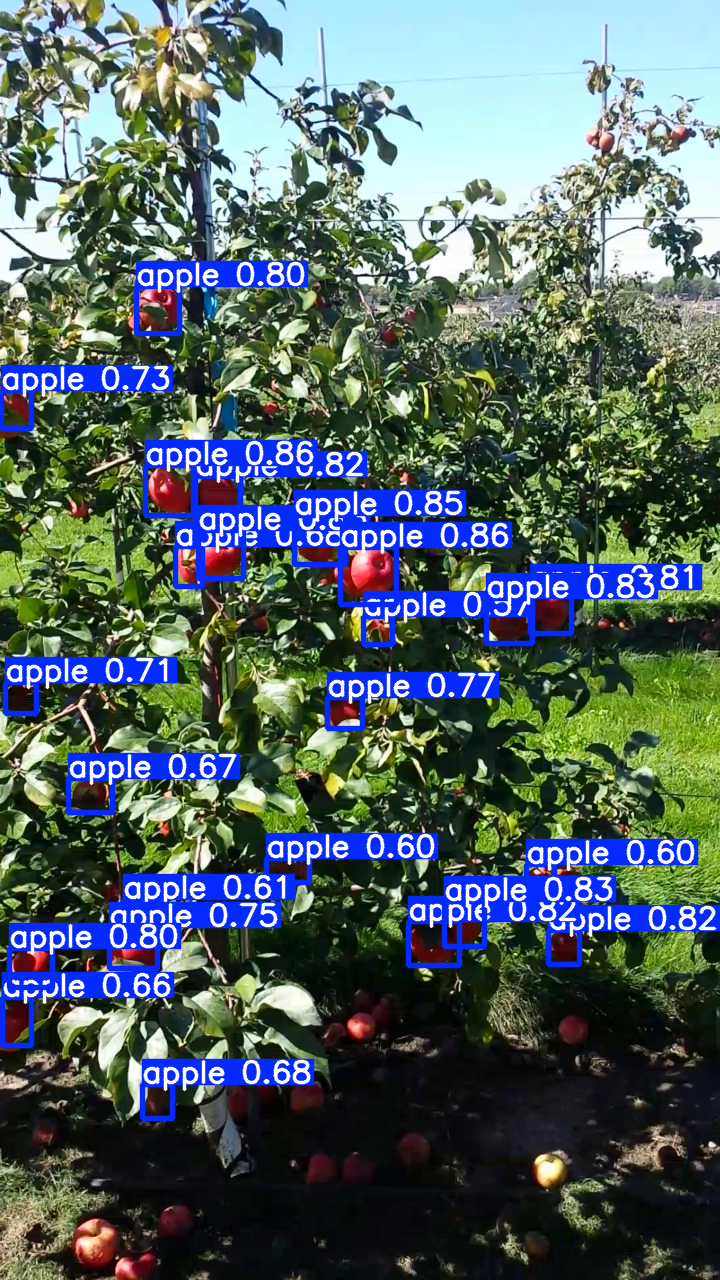
#> input picture Machine vision/runs/测试集的结果yolov5s 25 epochs/test_conf05_iou03/dataset2_front_540.png, 720 x 1280 px, found by its file name
$ jupyter execute CountingApples.ipynb
#> lines starting #> are read from the running program, lines starting #| are printed output that depends on the picture; after the words box and inside, x2 and y2 are one past the last pixel; in counts of white or black regions, pixels touching at a corner belong together
[cell 1]
import cv2
import matplotlib.pyplot as plt
import numpy as np
from google.colab.patches import cv2_imshow
from skimage.color import rgb2hsv # image processing algorithms

image = cv2.imread('/content/dataset2_front_540.png') #read image
#> image is the input picture: shape (1280, 720, 3); mean B, G, R 100.8, 100.4, 84.6
lab = cv2.cvtColor(image, cv2.COLOR_BGR2Lab)
#> lab: shape (1280, 720, 3); mean of channels 0, 1, 2 103.9, 126.5, 127.6
clahe = cv2.createCLAHE(clipLimit=2.0, tileGridSize=(8, 8))
lab[:, :, 0] = clahe.apply(lab[:, :, 0])
#> lab: shape (1280, 720, 3); mean of channels 0, 1, 2 116, 126.5, 127.6
lab = cv2.cvtColor(lab, cv2.COLOR_Lab2BGR)
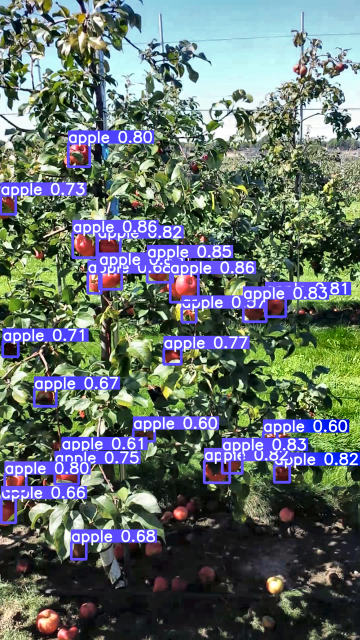
#> lab: shape (1280, 720, 3) (shown at 1/2 size); mean B, G, R 109.3, 112.1, 100.6

hsv = cv2.cvtColor(lab, cv2.COLOR_BGR2HSV)
#> hsv: shape (1280, 720, 3); mean H, S, V 66.8, 95.7, 132.2
hsv[:, :, 2] = cv2.equalizeHist(hsv[:, :, 2])
#> hsv: shape (1280, 720, 3); mean H, S, V 66.8, 95.7, 130.1

lab1 = cv2.cvtColor(lab, cv2.COLOR_BGR2RGB)
hsv1 = cv2.cvtColor(lab1, cv2.COLOR_BGR2HSV)
#> hsv1: shape (1280, 720, 3); mean H, S, V 70, 95.7, 132.2
plt.figure(figsize=(18, 8))
plt.subplot(1,2,1)
plt.imshow(lab1)
plt.title("lab")
plt.subplot(1,2,2)
plt.imshow(hsv1)
plt.title("hsv")

[cell 2]
#define red range
red_low1 = np.array([0, 30, 30])
red_high1 = np.array([10, 255, 255])
red_low2 = np.array([160, 30, 30])
red_high2 = np.array([180, 255, 255])

# using gaussian blur to reduce the noise
hsv = cv2.GaussianBlur(hsv, (7,7), 0)
#> hsv: shape (1280, 720, 3); mean H, S, V 66.8, 95.7, 130.1

# create red masks
mask1 = cv2.inRange(hsv, red_low1, red_high1)
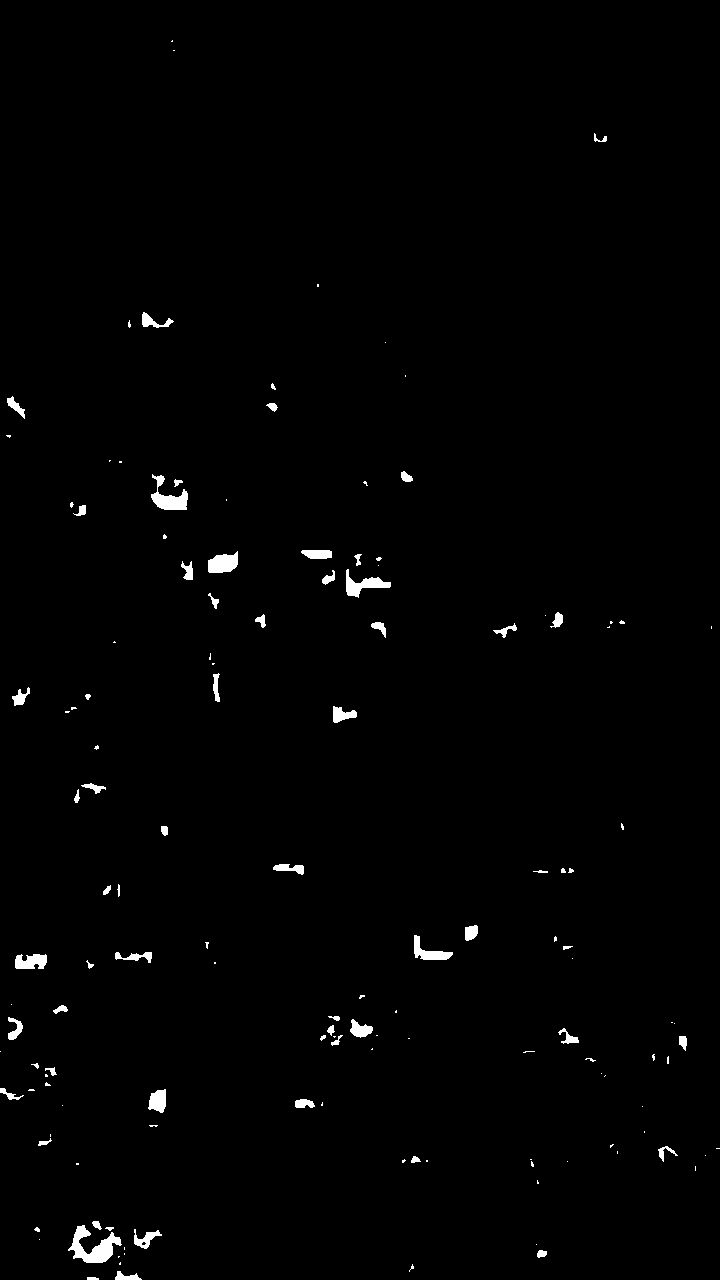
#> mask1: shape (1280, 720); 1% white; 139 white regions (75 under 20 px), largest, box (x1, y1, x2, y2) and area: (68, 1225, 122, 1263) 913, (151, 474, 188, 510) 598, (346, 569, 391, 598) 505
mask2 = cv2.inRange(hsv, red_low2, red_high2)
#> mask2: shape (1280, 720); 0.66% white; 61 white regions (31 under 20 px), largest, box (x1, y1, x2, y2) and area: (307, 1153, 337, 1184) 701, (342, 1154, 373, 1183) 618, (162, 1205, 194, 1235) 567
masks = cv2.bitwise_or(mask1, mask2)
#> masks: shape (1280, 720); 1.7% white; 200 white regions (106 under 20 px), largest, box (x1, y1, x2, y2) and area: (68, 1225, 122, 1263) 913, (307, 1153, 337, 1184) 701, (342, 1154, 373, 1183) 618
cv2_imshow(masks)

[cell 3]
#Open and Close
kernel = np.ones((3, 3), np.uint8)
marker = cv2.morphologyEx(masks, cv2.MORPH_OPEN, kernel, iterations=3)
#> marker: shape (1280, 720); 0.91% white; 40 white regions, largest, box (x1, y1, x2, y2) and area: (307, 1153, 337, 1183) 686, (72, 1239, 113, 1263) 614, (344, 1154, 372, 1182) 593
marker = cv2.morphologyEx(masks, cv2.MORPH_CLOSE, kernel, iterations=2)
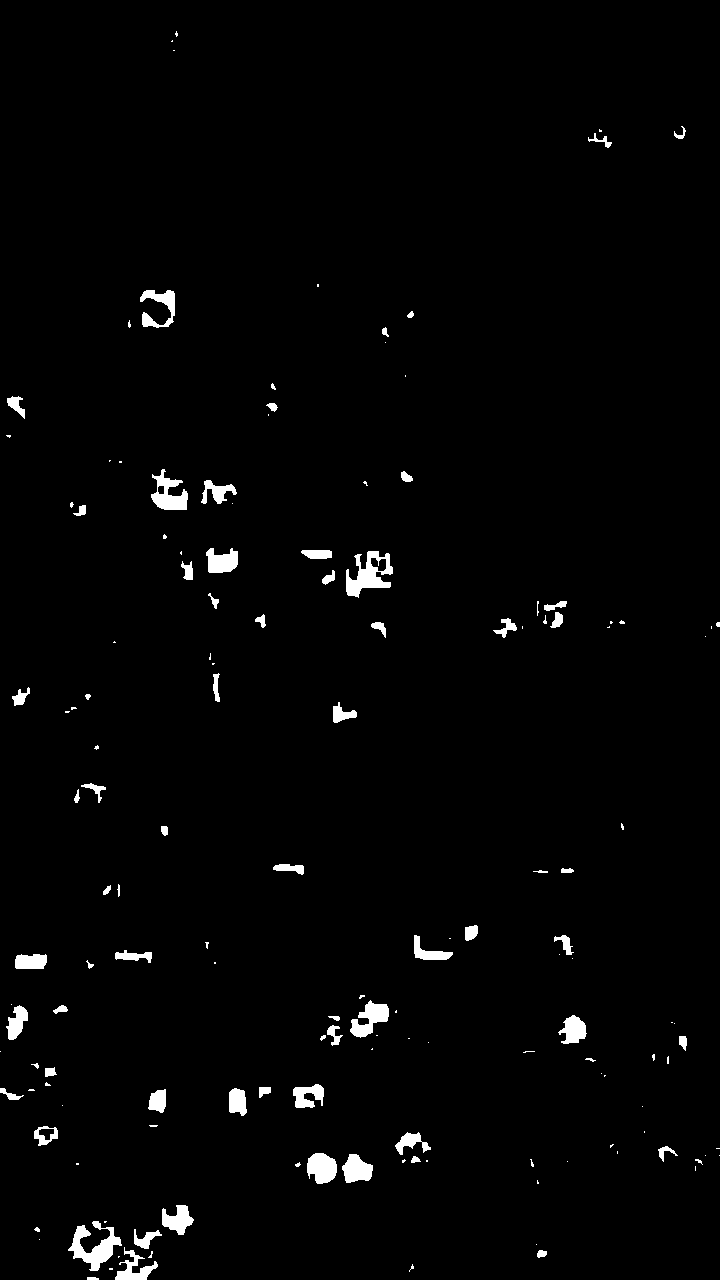
#> marker: shape (1280, 720); 1.8% white; 150 white regions (78 under 20 px)
cv2_imshow(marker)

[cell 4]
# Count apples
contours, _ = cv2.findContours(marker, cv2.RETR_EXTERNAL, cv2.CHAIN_APPROX_SIMPLE)
#> contours = 150 contours, 90 with area under 20; largest, box (x1, y1, x2, y2) and area: (346, 551, 393, 598) 1106, (68, 1221, 122, 1271) 975, (151, 469, 188, 510) 755, (350, 1000, 389, 1038) 675, (307, 1153, 337, 1184) 660

apple = 0
for contour in contours:
    area = cv2.contourArea(contour)
    if  area > 250:
        apple += 1

        (x, y), radius = cv2.minEnclosingCircle(contour)
        cv2.circle(image, (int(x), int(y)), int(radius), (0, 255, 0), 2)
#> this loop made 150 passes
#> (area, x, y, radius) on passes 7, 13, 14, 27, 28, 33, 35, 39: (447.5, 134.5, 1267.2, 22.76), (975, 94.4, 1246.1, 26.68), (515, 176.1, 1218.5, 16.98), (575.5, 356.2, 1168.9, 16.55), (660, 321, 1167.5, 16.1), (305, 412.5, 1147, 17.61), (304.5, 45.78, 1135.2, 12.51), (291, 157.9, 1099.8, 12.89)
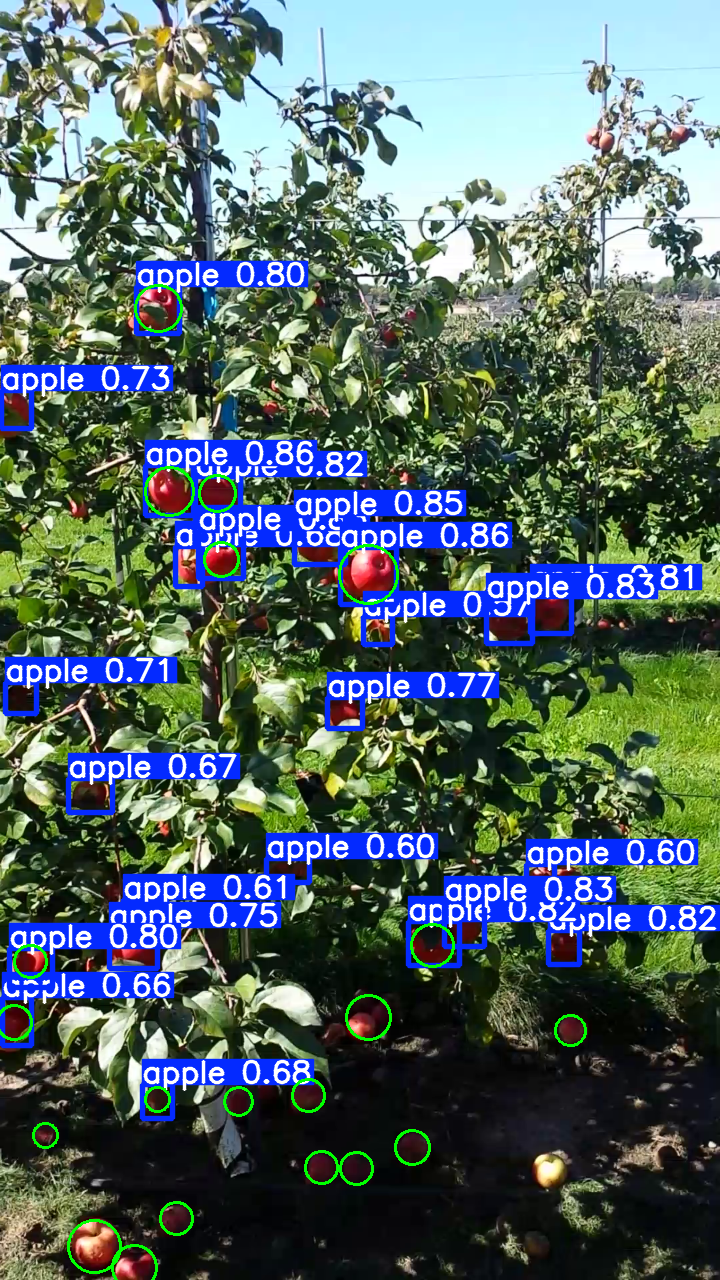
#> image: shape (1280, 720, 3); 0.74% of pixels changed, all inside (x1, y1, x2, y2) = (0, 284, 587, 1280)
#> after the loop, apple = 20

print(f'Apple Counting: {apple}')
#| Apple Counting: 20
cv2_imshow(image)

$ run again, with Machine vision/runs/测试集的结果yolov5s 25 epochs/test_conf05_iou03/dataset1_front_1111.png copied over Machine vision/runs/测试集的结果yolov5s 25 epochs/test_conf05_iou03/dataset2_front_540.png
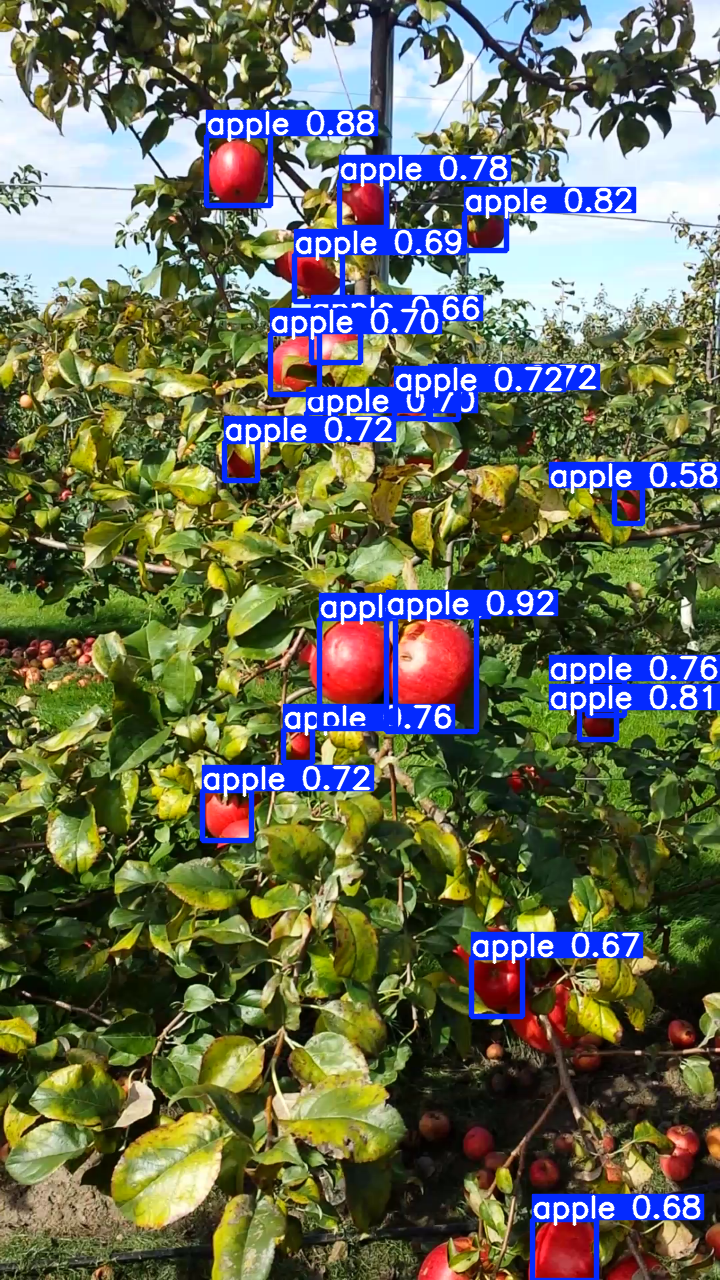
#> input picture Machine vision/runs/测试集的结果yolov5s 25 epochs/test_conf05_iou03/dataset1_front_1111.png, 720 x 1280 px, found by its file name
#> image is the input picture: shape (1280, 720, 3); mean B, G, R 87.7, 107.8, 103.5
#> hsv1: shape (1280, 720, 3); mean H, S, V 75.1, 128.5, 144.1
#> `mask1 = cv2.inRange(hsv, red_low1, red_high1)`:
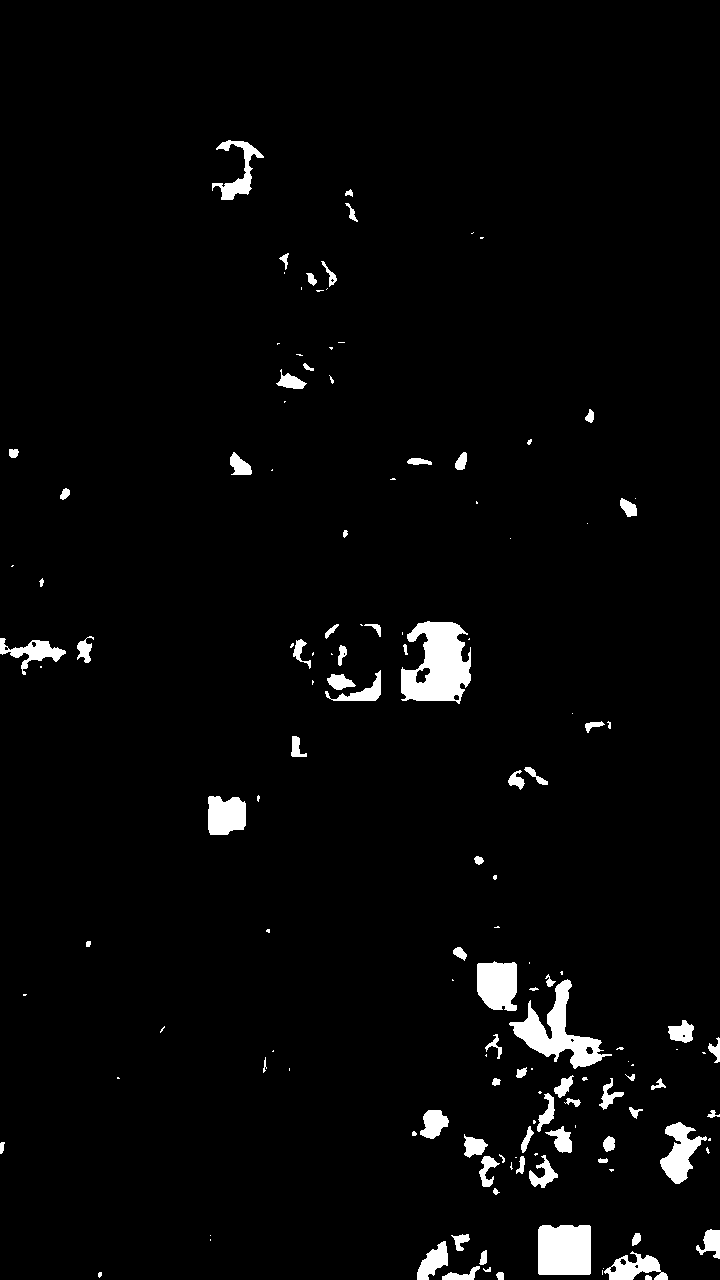
#> mask1: shape (1280, 720); 3% white; 142 white regions (62 under 20 px), largest, box (x1, y1, x2, y2) and area: (401, 621, 471, 704) 3917, (509, 979, 612, 1069) 2960, (538, 1225, 591, 1275) 2610
#> mask2: shape (1280, 720); 0.43% white; 22 white regions (11 under 20 px), largest, box (x1, y1, x2, y2) and area: (339, 622, 383, 685) 1305, (356, 184, 382, 224) 775, (210, 150, 241, 179) 455
#> contours = 118 contours, 57 with area under 20; largest, box (x1, y1, x2, y2) and area: (401, 621, 471, 704) 3958, (323, 622, 383, 701) 3246, (509, 974, 612, 1069) 3014, (538, 1225, 591, 1275) 2518, (210, 140, 264, 202) 2438
#> the loop `for contour in contours:` made 118 passes
#> (area, x, y, radius) on passes 3, 4, 5, 9, 10, 14, 20, 22: (1026, 634.5, 1274.5, 32.81), (309.5, 464.3, 1265, 26.36), (620, 431, 1260, 23.6), (369.5, 711.2, 1244, 16.02), (2518, 564, 1249.5, 35.05), (361.5, 541.5, 1171.2, 16.58), (349, 558.1, 1141.3, 16.1), (799, 484, 1155.5, 31.53)
#> after the loop `for contour in contours:`:
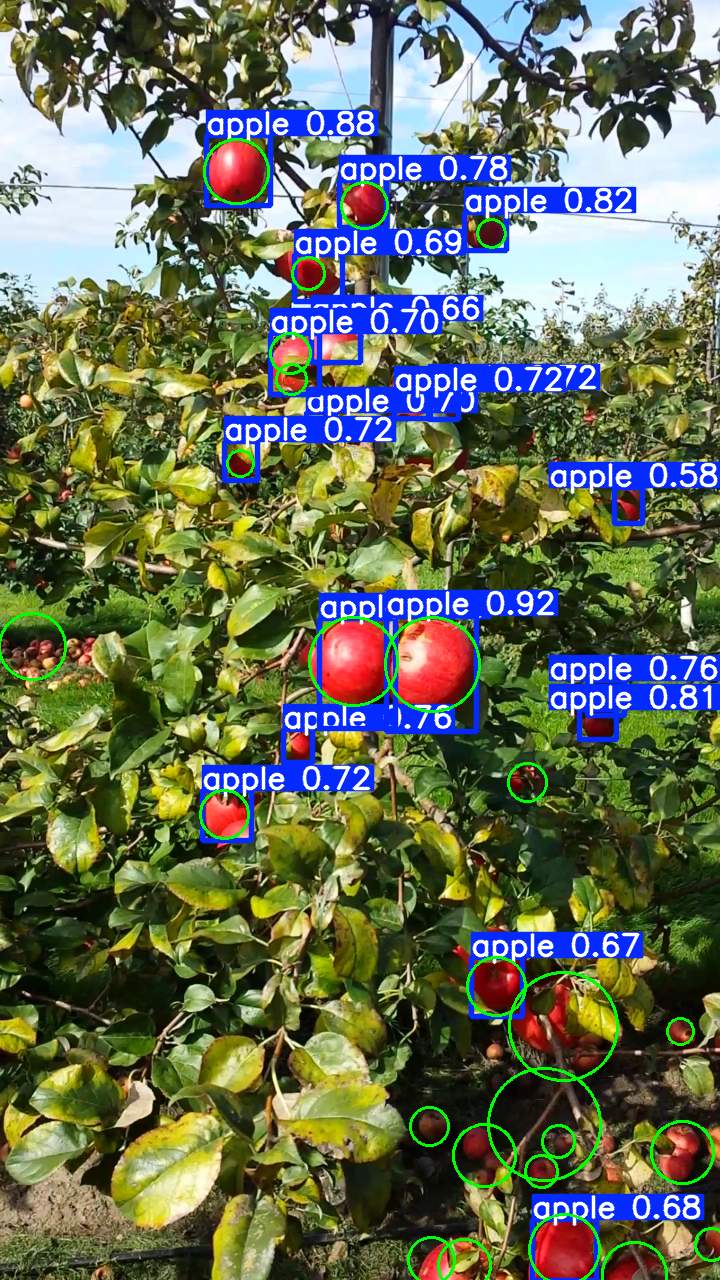
#> image: shape (1280, 720, 3); 1.33% of pixels changed, all inside (x1, y1, x2, y2) = (0, 138, 720, 1280)
#> after the loop `for contour in contours:`: apple = 26
#| Apple Counting: 26
